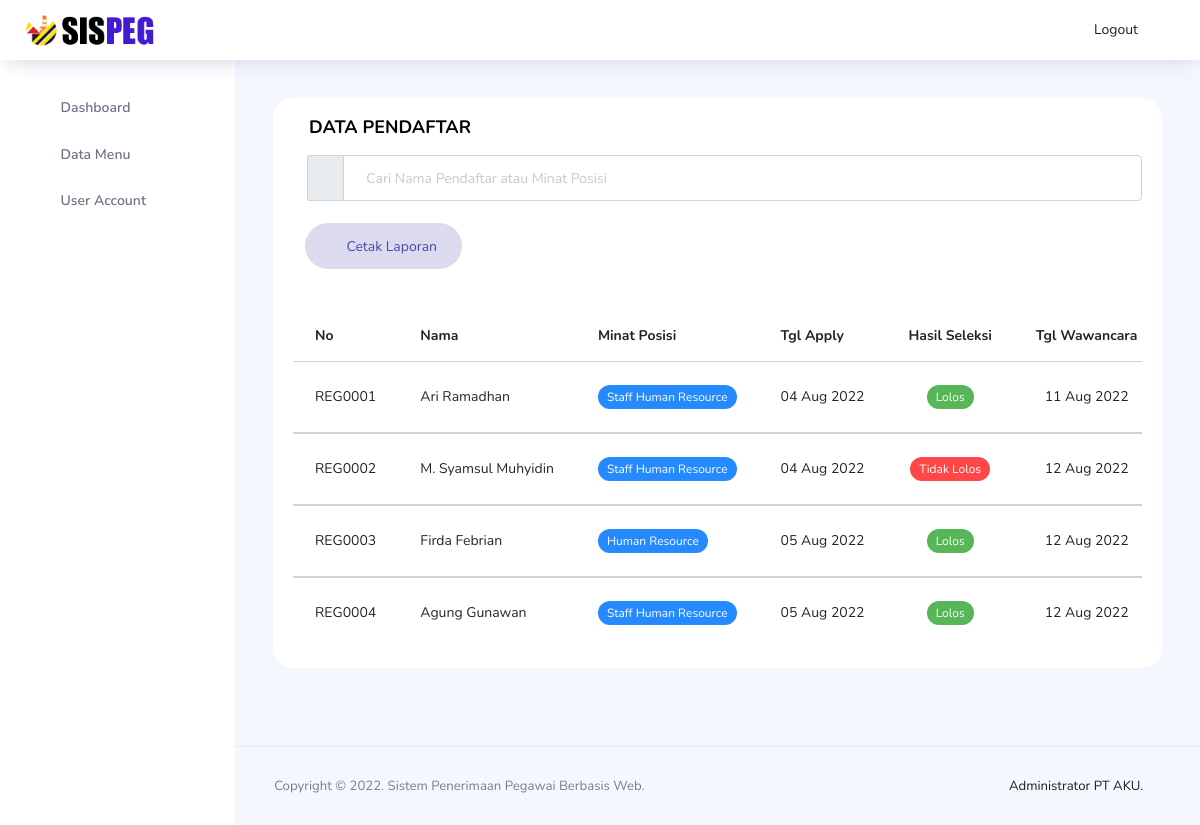
The page /backend-hrd/pages/hal-pendaftar/pendaftar.php (signed in) on the database its author committed.
### tables this page shows
CREATE TABLE `pendaftar` (
  `idreg` varchar(50) NOT NULL,
  `idjob` varchar(50) NOT NULL,
  `name` varchar(55) NOT NULL,
  `gender` varchar(20) NOT NULL,
  `tgl_lahir` date NOT NULL,
  `alamat` text NOT NULL,
  `email` varchar(50) NOT NULL,
  `telp` varchar(20) NOT NULL,
  `pend_terakhir` varchar(50) NOT NULL,
  `url_linkedin` text NOT NULL,
  `url_cv` text NOT NULL,
  `ijazah` varchar(250) NOT NULL,
  `sertifikat` varchar(250) NOT NULL,
  `sim` varchar(250) NOT NULL,
  `status_seleksi` varchar(50) NOT NULL,
  `tgl_wcr` date NOT NULL,
  `status_wcr` varchar(50) NOT NULL,
  `date` timestamp NOT NULL DEFAULT current_timestamp()
);

CREATE TABLE `job` (
  `idjob` varchar(50) NOT NULL,
  `jobname` varchar(30) NOT NULL,
  `jobqualification` text NOT NULL,
  `jobdesc` text NOT NULL,
  `jobstart` date NOT NULL,
  `jobend` date NOT NULL,
  `registerend` date NOT NULL,
  `jobadded` timestamp NOT NULL DEFAULT current_timestamp(),
  `jobloc` text NOT NULL,
  `workingtype` varchar(25) NOT NULL
);

### backend-hrd/pages/hal-pendaftar/pendaftar.php (the view, shortened to what this page needs)
<?php
include "../../../koneksi.php";
?>
<!DOCTYPE html>
<html lang="en">
<head>
  <link rel="stylesheet" href="../../vendors/feather/feather.css">
  <link rel="stylesheet" href="../../vendors/ti-icons/css/themify-icons.css">
  <link rel="stylesheet" href="../../vendors/css/vendor.bundle.base.css">
  <link rel="stylesheet" href="../../vendors/mdi/css/materialdesignicons.min.css">
  <link rel="stylesheet" href="../../css/vertical-layout-light/style.css">
  <link rel='stylesheet' href='https://cdn.jsdelivr.net/npm/sweetalert2@7.12.15/dist/sweetalert2.min.css'>
</head>
<body>
</head>
<body>
  <div class="container-scroller">
    <nav class="navbar col-lg-12 col-12 p-0 fixed-top d-flex flex-row">
      <div class="text-center navbar-brand-wrapper d-flex align-items-center justify-content-center">
        <a class="navbar-brand brand-logo mr-5" href="../../index.php"><img src="../../images/logo aku-nobg-tex.png" class="mr-2" alt="logo"/></a>
      </div>
      <div class="navbar-menu-wrapper d-flex align-items-center justify-content-end">
        <button class="navbar-toggler navbar-toggler align-self-center" type="button" data-toggle="minimize">
          <span class="icon-menu"></span>
        </button>
        <ul class="navbar-nav navbar-nav-right">
          <li class="nav-item nav-profile dropdown">
            <a href="../../../logout.php" class="dropdown-item" onclick="return confirm('Yakin ingin logout?')">
                <i class="ti-power-off text-primary"></i>Logout
            </a>
          </li>
        </ul>
      </div>
    </nav>
    <div class="container-fluid page-body-wrapper">
      <nav class="sidebar sidebar-offcanvas" id="sidebar" >
        <ul class="nav">
          <li class="nav-item">
            <a class="nav-link" href="../../index.php">
              <i class="icon-grid menu-icon"></i>
              <span class="menu-title">Dashboard</span>
            </a>
          </li>
          <li class="nav-item">
            <a class="nav-link" data-toggle="collapse" href="#form-elements" aria-expanded="false" aria-controls="form-elements">
              <i class="icon-layout menu-icon"></i>
              <span class="menu-title">Data Menu</span>
              <i class="menu-arrow"></i>
            </a>
          </li>
          <li class="nav-item">
            <a class="nav-link" href="../hal-user/admin.php">
              <i class="icon-head menu-icon"></i>
              <span class="menu-title">User Account</span>
            </a>
          </li>
        </ul>
      </nav>
      <div class="main-panel">
        <div class="content-wrapper">
          <div class="row-cols">
            <div class="col-xl-13 grid-margin stretch-card">
              <div class="card">
                <div class="card-body">
                  <h4 class="card-title nav-item" id="teksDouble">DATA PENDAFTAR</h4>
        <form action="pendaftar.php" method="GET">
        <ul class="navbar-nav">
            <li class="nav-item nav-search">
            <div class="input-group">
              <div class="input-group-prepend " id="navbar-search-icon">
                <span class="input-group-text" id="search">
                  <i class="icon-search"></i>
                </span>
              </div>
              <input type="text" class="form-control" placeholder="Cari Nama Pendaftar atau Minat Posisi" name="pencarian">
            </div>
            </li>
        </ul>
        </form>
                  <div  class="table-responsive">
                    <br>
                    <a style="margin-left:12px;"
                    class="btn btn-inverse-primary btn-rounded btn-fw float-left" href="cetak_pendaftar.php" target="_blank">
                    <i class="ti-printer btn-icon-prepend">
                    </i>Cetak Laporan</a>
                    <br><br><br><br>
                    <table class="table table-hover">
                    <thead>
                    <tr>
                        <th>No</th>
                        <th>Nama</th>
                        <th>Minat Posisi</th>
                        <th>Tgl Apply</th>
                        <th>Hasil Seleksi</th>
                        <th>Tgl Wawancara</th>
                    </tr>
                    </thead>
                      <?php
                      $queryAdmin = "SELECT * FROM pendaftar INNER JOIN job ON pendaftar.idjob = job.idjob";
                      if(isset($_GET['pencarian'])){
                          $cari = $_GET['pencarian'];
                          $cariData = mysqli_query($koneksi,"SELECT * FROM pendaftar INNER JOIN job ON pendaftar.idjob = job.idjob
                            WHERE name LIKE '%".$cari."%' OR jobname LIKE '%".$cari."%' ORDER BY idreg ");
                      }
                      else{
                          $cariData = mysqli_query($koneksi, $queryAdmin);
                      }
                      while($data = mysqli_fetch_array($cariData)){
                        $idreg = $data['idreg'];
                        $name = $data['name'];
                        $jobname = $data['jobname'];
                        $date = date_format(date_create($data['date']),"d M Y");
                        $tgl_wcr_change = date_format(date_create($data['tgl_wcr']),"d M Y");
                        $status_seleksi = $data['status_seleksi'];
                      ?>
                      <tbody>
                        <tr>
                          <td><?php echo $idreg; ?></td>
                          <td><?php echo $name;?></td>
                          <td><label class="badge badge-info"><?php echo $jobname;?></label></td>
                          <td><?php echo $date; ?></td>
                          <?php if($status_seleksi == 'Pending'){ ?>
                          <td align="center"><label class="badge badge-warning"><?=$status_seleksi;?></label></td>
                          <?php } elseif($status_seleksi == 'Lolos'){ ?>
                          <td align="center"><label class="badge badge-success"><?=$status_seleksi;?></label></td>
                          <?php } else{ ?>
                          <td align="center"><label class="badge badge-danger"><?=$status_seleksi;?></label></td>
                          <?php } ?>
                          <td align="center"><?=$tgl_wcr_change;?></td>
                        </tr>
                      </tbody>
                      <?php
                            }
                      ?>
                    </table>
                  </div>
                </div>
              </div>
            </div>
          </div>
        </div>
        <footer class="footer">
          <div class="d-sm-flex justify-content-center justify-content-sm-between">
            <span class="text-muted text-center text-sm-left d-block d-sm-inline-block">Copyright © 2022. Sistem Penerimaan Pegawai Berbasis Web.</span>
            <span class="float-none float-sm-right d-block mt-1 mt-sm-0 text-center">Administrator PT AKU. <i class="ti-flag text-danger ml-1"></i></span>
          </div>
        </footer>
      </div>
    </div>
  </div>
</body>
</html>

### backend-hrd/pages/hal-pendaftar/pendaftar.php (style rules this page uses)
#teksDouble { margin-left:1rem; }

### rows shown on the page
pendaftar: idreg "REG0001", name "Ari Ramadhan", idjob.jobname "Staff Human Resource", date "04 Aug 2022", status_seleksi "Lolos", tgl_wcr "11 Aug 2022"
pendaftar: idreg "REG0002", name "M. Syamsul Muhyidin", idjob.jobname "Staff Human Resource", date "04 Aug 2022", status_seleksi "Tidak Lolos", tgl_wcr "12 Aug 2022"
pendaftar: idreg "REG0003", name "Firda Febrian", idjob.jobname "Human Resource", date "05 Aug 2022", status_seleksi "Lolos", tgl_wcr "12 Aug 2022"
pendaftar: idreg "REG0004", name "Agung Gunawan", idjob.jobname "Staff Human Resource", date "05 Aug 2022", status_seleksi "Lolos", tgl_wcr "12 Aug 2022"
